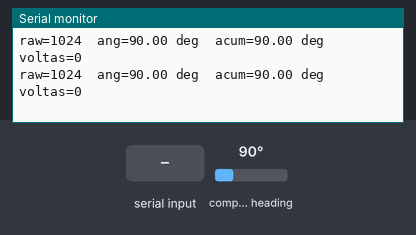
A sketch run on a simulated SparkFun Pro Micro, built with avr-gcc and run on an emulated ATmega32U4. Shown: the last lines printed to the serial monitor. Wiring (inferred from the names in the program): AS5600 angle sensor at I2C address 0x36. The inputs (shaded band) are chosen by the test bench; at power-on: compass heading 90°.

Above: at 1.2 s.
1.3 s: "z" received over Serial
At 1.31 s:
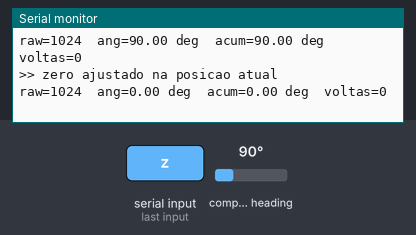
2.8 s: compass heading set to 7°
At 2.81 s:
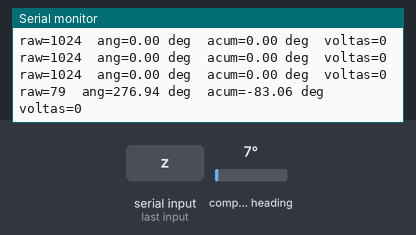
4.3 s: compass heading set to 180°
At 4.31 s:
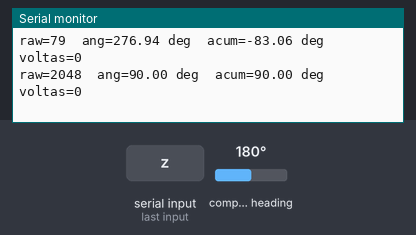
Timing chart, 0 to 7.3 s (numbered marks = the images above; inputs shaded):
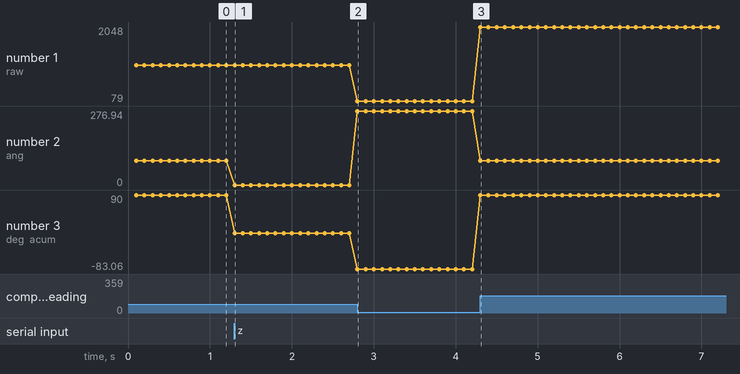

The sketch:

as5600_angle.ino
```cpp
/*
 * AS5600 - leitura de angulo com Arduino Pro Micro (ATmega32U4)
 *
 * Ligacao (Pro Micro):
 *   AS5600 SDA -> pino 2  (D2 / SDA)
 *   AS5600 SCL -> pino 3  (D3 / SCL)
 *   AS5600 VCC -> VCC     (5V - ver nota abaixo)
 *   AS5600 GND -> GND
 *   AS5600 DIR -> GND     (sentido horario = angulo crescente)
 *
 * TENSAO: tudo em 5V, sem regulador e sem conversor de nivel. O AS5600 tem
 * dois modos de alimentacao - VDD5V (4,5 a 5,5V, com LDO interno) ou VDD3V3
 * (3,0 a 3,6V). Com modulos da variante 5V o barramento inteiro roda no VCC
 * do Pro Micro. Confirme qual e o seu antes de ligar: num modulo 3,3V os 5V
 * passam do limite e queimam o sensor.
 *
 * Ima: diametral (magnetizado de lado a lado), 6x2.5mm ou 6x3mm,
 * centrado no eixo, a ~0.5-3mm da face marcada do chip.
 *
 * Saida no Serial Monitor (115200): angulo bruto, em graus e acumulado
 * (multivoltas), mais o status do ima.
 */

#include <Wire.h>

// ---------------------------------------------------------------- constantes
static const uint8_t AS5600_ADDR       = 0x36;

static const uint8_t REG_STATUS        = 0x0B;  // MH / ML / MD
static const uint8_t REG_RAW_ANGLE_H   = 0x0C;  // 12 bits, sem filtro de zero
static const uint8_t REG_ANGLE_H       = 0x0E;  // 12 bits, com ZPOS/MPOS
static const uint8_t REG_AGC           = 0x1B;
static const uint8_t REG_MAGNITUDE_H   = 0x1C;

static const uint8_t STATUS_MD         = 0x20;  // ima detectado
static const uint8_t STATUS_ML         = 0x10;  // ima muito fraco / longe
static const uint8_t STATUS_MH         = 0x08;  // ima muito forte / perto

static const float   COUNTS_TO_DEG     = 360.0f / 4096.0f;
static const uint16_t PRINT_INTERVAL_MS = 100;

// ------------------------------------------------------------------ estado
int16_t  lastRaw       = 0;      // ultima leitura bruta (0..4095)
int32_t  turns         = 0;      // voltas completas acumuladas
uint16_t zeroOffset    = 0;      // zero por software (comando 'z')
uint32_t lastPrint     = 0;

// -------------------------------------------------------------- I2C helpers
// Le um registrador de 8 bits. Retorna false em caso de erro de barramento.
bool readReg8(uint8_t reg, uint8_t &value) {
  Wire.beginTransmission(AS5600_ADDR);
  Wire.write(reg);
  if (Wire.endTransmission(false) != 0) return false;   // repeated start

  if (Wire.requestFrom((uint8_t)AS5600_ADDR, (uint8_t)1) != 1) return false;
  value = Wire.read();
  return true;
}

// Le um par de registradores (high, high+1) e devolve os 12 bits uteis.
bool readReg12(uint8_t regHigh, uint16_t &value) {
  Wire.beginTransmission(AS5600_ADDR);
  Wire.write(regHigh);
  if (Wire.endTransmission(false) != 0) return false;

  if (Wire.requestFrom((uint8_t)AS5600_ADDR, (uint8_t)2) != 2) return false;
  uint8_t hi = Wire.read();
  uint8_t lo = Wire.read();
  value = (((uint16_t)hi << 8) | lo) & 0x0FFF;
  return true;
}

// ------------------------------------------------------------------ dominio
// Acumula voltas detectando o salto 4095 -> 0 (e vice-versa).
void updateTurns(int16_t raw) {
  int16_t delta = raw - lastRaw;
  if (delta > 2048)       turns--;   // passou de 0 para 4095 (sentido negativo)
  else if (delta < -2048) turns++;   // passou de 4095 para 0 (sentido positivo)
  lastRaw = raw;
}

// Angulo 0..360 relativo ao zero por software.
float angleDeg(uint16_t raw) {
  int16_t rel = (int16_t)raw - (int16_t)zeroOffset;
  if (rel < 0) rel += 4096;
  return rel * COUNTS_TO_DEG;
}

// Angulo continuo (pode passar de 360 ou ficar negativo).
float totalAngleDeg(uint16_t raw) {
  return turns * 360.0f + raw * COUNTS_TO_DEG - zeroOffset * COUNTS_TO_DEG;
}

void printStatus() {
  uint8_t status = 0, agc = 0;
  uint16_t magnitude = 0;

  if (!readReg8(REG_STATUS, status)) {
    Serial.println(F("STATUS: falha na leitura I2C"));
    return;
  }
  readReg8(REG_AGC, agc);
  readReg12(REG_MAGNITUDE_H, magnitude);

  Serial.print(F("STATUS: "));
  if (!(status & STATUS_MD))     Serial.print(F("SEM IMA detectado"));
  else if (status & STATUS_ML)   Serial.print(F("ima FRACO (afaste menos / aproxime)"));
  else if (status & STATUS_MH)   Serial.print(F("ima FORTE (afaste um pouco)"));
  else                           Serial.print(F("ima OK"));

  Serial.print(F(" | AGC="));       Serial.print(agc);
  Serial.print(F(" | MAG="));       Serial.print(magnitude);
  Serial.println();
}

// -------------------------------------------------------------------- setup
void setup() {
  Serial.begin(115200);
  while (!Serial && millis() < 3000) { /* Pro Micro: espera USB, com timeout */ }

  Wire.begin();
  // Pull-ups internos do ATmega32U4 ficam LIGADOS (padrao do Wire.begin).
  // O barramento todo e 5V, entao eles nao agridem o AS5600 e ainda mantem
  // SDA/SCL definidos quando nenhum sensor esta ligado. Sem eles a lib Wire
  // do AVR trava esperando um nivel alto que nunca chega, e a placa some da
  // USB com os LEDs acesos.

  Wire.setClock(400000);   // fast mode; use 100000 se o cabo for longo

  Serial.println(F("=== AS5600 - leitor de angulo ==="));
  Serial.println(F("Comandos: 'z' zera no angulo atual | 's' status do ima"));

  printStatus();

  uint16_t raw;
  if (readReg12(REG_RAW_ANGLE_H, raw)) {
    lastRaw = raw;
  } else {
    Serial.println(F("ERRO: AS5600 nao respondeu. Confira SDA=2, SCL=3, GND e alimentacao."));
  }
}

// --------------------------------------------------------------------- loop
void loop() {
  uint16_t raw;
  if (!readReg12(REG_RAW_ANGLE_H, raw)) {
    Serial.println(F("ERRO de leitura I2C"));
    delay(500);
    return;
  }

  updateTurns((int16_t)raw);

  // comandos pelo Serial Monitor
  while (Serial.available()) {
    char c = Serial.read();
    if (c == 'z' || c == 'Z') {
      zeroOffset = raw;
      turns = 0;
      Serial.println(F(">> zero ajustado na posicao atual"));
    } else if (c == 's' || c == 'S') {
      printStatus();
    }
  }

  uint32_t now = millis();
  if (now - lastPrint >= PRINT_INTERVAL_MS) {
    lastPrint = now;

    Serial.print(F("raw="));    Serial.print(raw);
    Serial.print(F("\tang="));  Serial.print(angleDeg(raw), 2);
    Serial.print(F(" deg\tacum=")); Serial.print(totalAngleDeg(raw), 2);
    Serial.print(F(" deg\tvoltas=")); Serial.println(turns);
  }
}
```

Measured:
- after the input at 1.3 s, the serial monitor: prints a new line at once (image 1)
- after the input at 2.8 s, the serial monitor: prints a new line at once (image 2)
- after the input at 4.3 s, the serial monitor: prints a new line at once (image 3)
- plotted number 1: 1024 → 79 after the input at 2.8 s, 79 → 2048 after the input at 4.3 s
- plotted number 2: 0 → 276.94 after the input at 2.8 s, 276.94 → 90 after the input at 4.3 s
- plotted number 3: 0 → -83.06 after the input at 2.8 s, -83.06 → 90 after the input at 4.3 s
